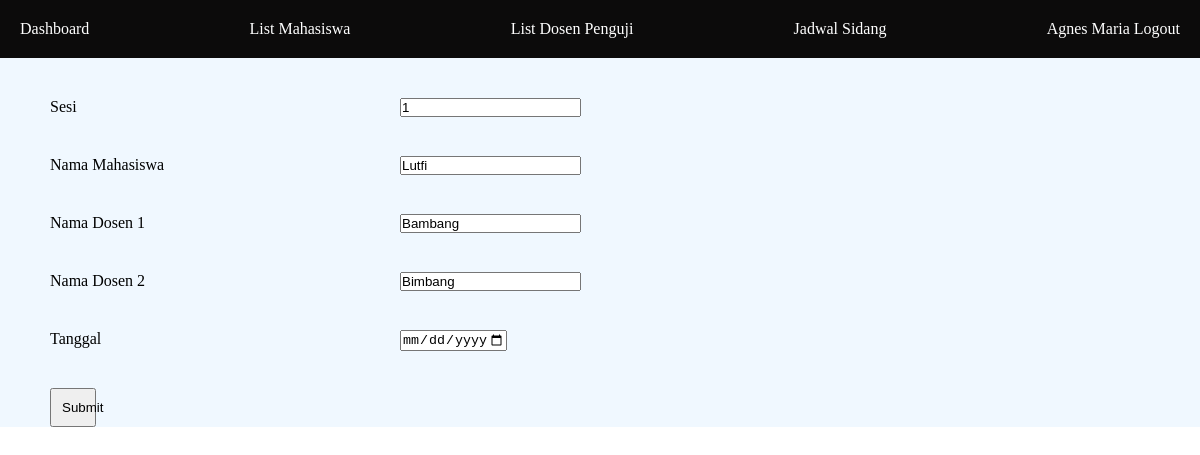
/dashboard.php?page=editjadwalsidang&id=1 (signed in), run on the app's committed database.
### tables this page shows
CREATE TABLE `jadwalsidang` (
  `id` int(5) NOT NULL,
  `sesi` varchar(5) NOT NULL,
  `namamhs` varchar(30) NOT NULL,
  `namadosen1` varchar(30) NOT NULL,
  `namadosen2` varchar(30) NOT NULL,
  `tgl` date DEFAULT NULL
);

### page/editjadwalsidang.php (the view, shortened to what this page needs)
<?php
require_once('function/koneksi.php');
$id = isset($_GET['id']) ? ($_GET['id']) : false;
$jadwalsidang = mysqli_fetch_array(mysqli_query($koneksi, "SELECT * FROM jadwalsidang WHERE id=$id"));
?>
<!DOCTYPE html>
<html lang="en">
<head>
    <link rel="stylesheet" href="<?= BASE_URL . 'aset/css/editjadwalsidang.css' ?>">
</head>
<body>
    <div>
        <div>
            <form method="POST" action="<?= BASE_URL . 'process/jadwalsidang/process_edit.php' ?>" class="register-form">
            <div>
                <label>Sesi</label>
                <input type="text" name="sesi" id="sesi" value="<?= $jadwalsidang['sesi'] ?>">
            </div>
            <div>
                <label>Nama Mahasiswa</label>
                <input type="text" name="namamhs" id="namamhs" value="<?= $jadwalsidang['namamhs'] ?>">
            </div>
            <div>
                <label>Nama Dosen 1</label>
                <input type="text" name="namadosen1" id="namadosen1" value="<?= $jadwalsidang['namadosen1'] ?>">
            </div>
            <div>
                <label>Nama Dosen 2</label>
                <input type="text" name="namadosen2" id="namadosen2" value="<?= $jadwalsidang['namadosen2'] ?>">
            </div>
            <div>
                <label>Tanggal</label>
                <input type="date" name="tgl" id="tgl" placeholder="yyyy-mm-dd" value=""min="1950-01-01" max="2030-12-31">
            </div>
            <button type="submit">Submit</button>
        </form>
        </div>
    </div>
</body>
</html>

### aset/css/navbar.css (style rules this page uses)
* { margin: 0; padding: 0; }

### aset/css/editjadwalsidang.css (style rules this page uses)
* { margin: 0; padding: 0; }
.register-form { background-color: aliceblue; display: flex; flex-direction: column; padding-left: 50px; }
.register-form input { position: absolute; left: 400px; }
.register-form div { padding-top: 40px; }
.register-form button { padding: 10px; width: 4%; margin-top: 40px; }

### data on the page
jadwalsidang: sesi "1", namamhs "Lutfi", namadosen1 "Bambang", namadosen2 "Bimbang"
